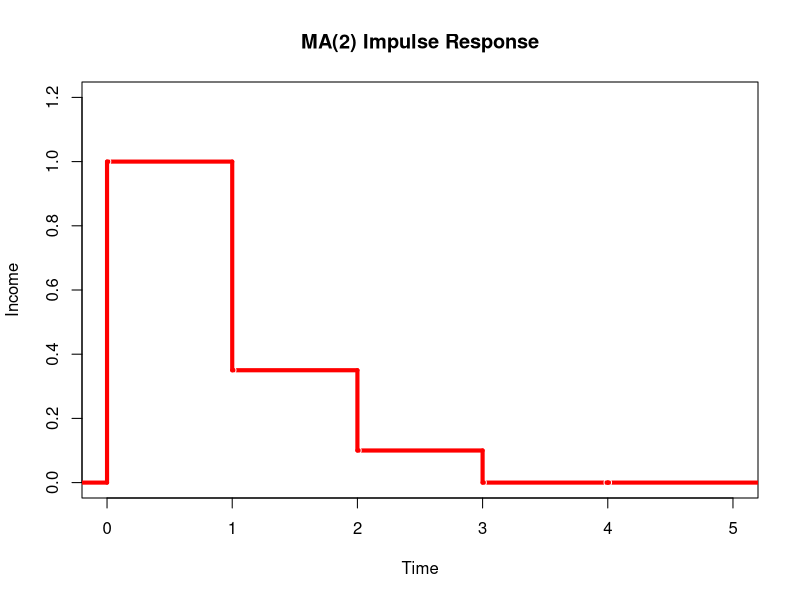
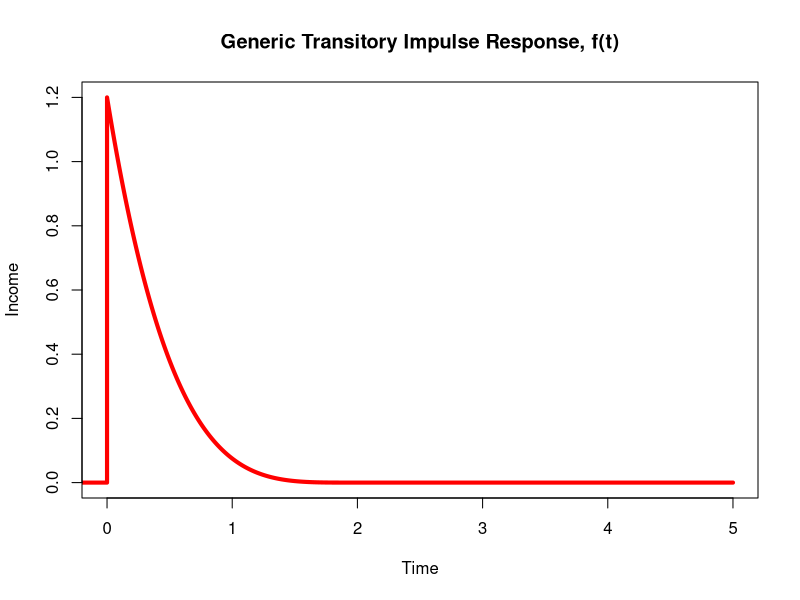
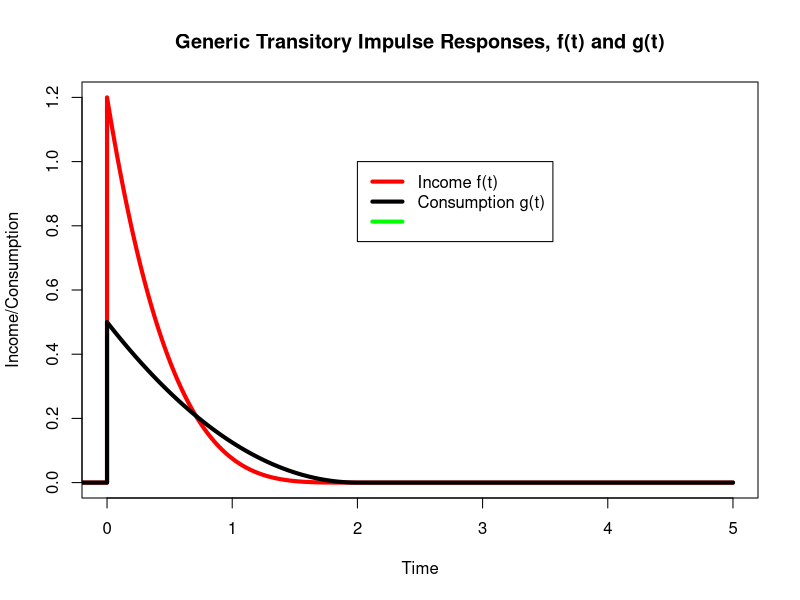
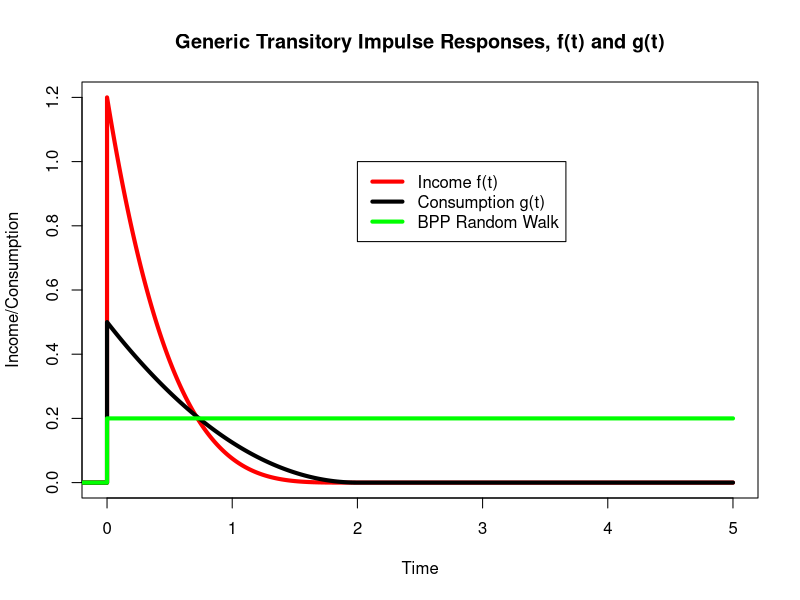

Reproduce these figures in R, in order.
# Draw a time aggregated random walk (4 subperiods)

figures_dir = "C:/Users/edmun/OneDrive/Documents/Research/Denmark/IncomeUncertaintyGit/Code/Rcode/Figures/"

# 
# N_sub =50
# N_period =7
# N_subperiods =N_sub*N_period
# time = (1:(N_subperiods))/N_sub
# #shocks = rnorm(N_subperiods,0,1)
# underlying = cumsum(shocks)-mean(cumsum(shocks))
# time_agg = underlying*0.0
# for (T in 1:N_period){
#   t = (T-1)*N_sub+1
#   time_agg[t:(t+N_sub-1)]=mean(underlying[t:(t+N_sub-1)])
# }
# 
# plot(time, underlying, type="l")
# plot(time, time_agg)
# 
# time_agg_func=stepfun(time[1:(N_subperiods-1)], time_agg)
# underlying_func=stepfun(time[1:(N_subperiods-1)], underlying)
# 
# plot(time_agg_func, time, xlim= c(0,N_period),ylim=c(min(underlying),max(underlying)),col="red", col.points=FALSE, verticals=TRUE,lwd=4,xlab="Time",ylab="Income",main="Time Aggregated Random Walk")
# lines(underlying_func, time, xlim= c(0,N_period), col.points=FALSE, verticals=TRUE)
# dev.print(pdf, paste(figures_dir,'timeagg_rw.pdf'))

#Now do MA(2) plot
theta1 = 0.35
theta2 = 0.1

impulse_response_MA2=stepfun(0:4, c(0,1,theta1,theta2,0,0))
plot(impulse_response_MA2, 0:4, xlim= c(0,5),ylim=c(0,1.2),col="red", col.points=FALSE, verticals=TRUE,lwd=4,xlab="Time",ylab="Income",main="MA(2) Impulse Response")
dev.print(pdf, paste(figures_dir,'MA2.pdf',sep=""))

x = (0:1000)/1000*5
y = 1.2/16.0*(pmin(x-2,0))^4
c = 0.5*0.25*(pmin(x-2,0))^2
cBPP = c*0.0 + 0.2

x=c((-20:0)/(20.0*5),x)
y=c((-20:0)*0.0,y)
c=c((-20:0)*0.0,c)
cBPP=c((-20:0)*0.0,cBPP)

plot(x,y, xlim= c(0,5),ylim=c(0,1.2),col="red",type="l",lwd=4,xlab="Time",ylab="Income",main="Generic Transitory Impulse Response, f(t)")
dev.print(pdf,  paste(figures_dir,'GenericTransitory.pdf',sep=""))


plot(x,y, xlim= c(0,5),ylim=c(0,1.2),col="red",type="l",lwd=4,xlab="Time",ylab="Income/Consumption",main="Generic Transitory Impulse Responses, f(t) and g(t)")
lines(x,c, xlim= c(0,5),ylim=c(0,1.2),col="black",type="l",lwd=4,xlab="Time",ylab="Income/Consumption",main="Generic Transitory Impulse Response, f(t)")
legend(2.0,1.0, legend=c("Income f(t)", "Consumption g(t)",""),col=c("red","black","green"),lty=1,lwd=4)

dev.print(pdf,  paste(figures_dir,'GenericTransitoryConsumption.pdf',sep=""))

plot(x,y, xlim= c(0,5),ylim=c(0,1.2),col="red",type="l",lwd=4,xlab="Time",ylab="Income/Consumption",main="Generic Transitory Impulse Responses, f(t) and g(t)")
lines(x,c, xlim= c(0,5),ylim=c(0,1.2),col="black",type="l",lwd=4,xlab="Time",ylab="Income/Consumption",main="Generic Transitory Impulse Response, f(t)")
lines(x,cBPP, xlim= c(0,5),ylim=c(0,1.2),col="green",type="l",lwd=4,xlab="Time",ylab="Income/Consumption",main="Generic Transitory Impulse Response, f(t)")
legend(2.0,1.0, legend=c("Income f(t)", "Consumption g(t)","BPP Random Walk"),col=c("red","black","green"),lty=1,lwd=4)
dev.print(pdf,  paste(figures_dir,'GenericTransitoryConsumptionWithBPP.pdf',sep=""))
